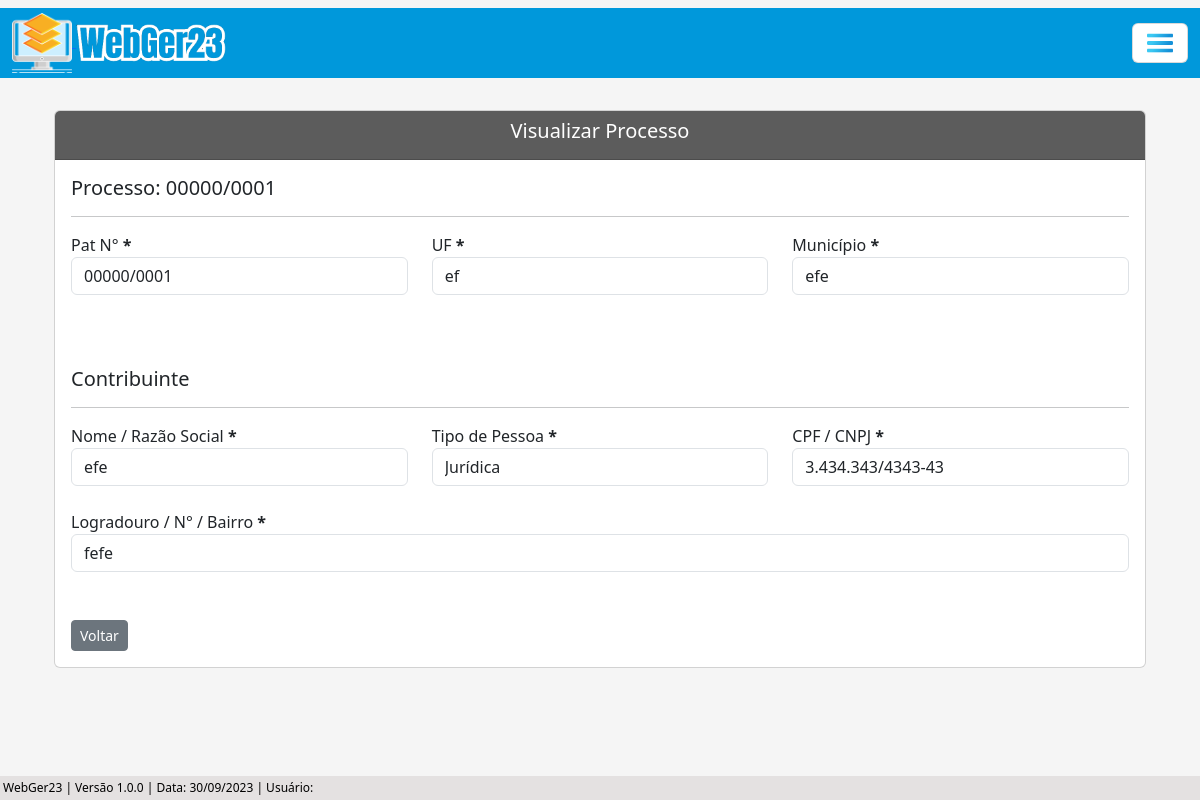
/visualizar/processo-adm/1/, run on the app's committed database.
### processo/models.py (models this page shows, shortened)
class Base(models.Model): # Classe base, será herdada pelas outras classes
    data_criacao = models.DateField('data_criação', auto_now_add=True)
    data_alteracao = models.DateField('Alterado', auto_now=True)
    ativo = models.BooleanField('Ativo?', default=True)
    class Meta:
        abstract = True

class ProcessoAdm(Base):
    tipo_pessoas = (
        ('Física', 'Física'), ('Jurídica', 'Jurídica'),
    )
    criador_processo_adm = models.ForeignKey(get_user_model(), verbose_name='Usuário Criador', on_delete=models.CASCADE) # Usuário que criou o processo, utilizando chave primária com o get_user_model do django, para utilizar o usuário logado automaticamente
    numero = models.CharField(unique=True, verbose_name='N°', max_length=10) # Número do processo
    municipio = models.CharField(max_length=50, verbose_name='Município') # Município
    uf = models.CharField(max_length=2) # UF
    data_inicial = models.DateField(blank=True, null=True) # Data Inicial do Período do processo
    data_final = models.DateField(blank=True, null=True) # Data final do Período do processo
    data_div_ativa = models.DateField(blank=True, null=True) # Data dívida ativa
    valor_atributo = models.CharField(max_length=14, blank=True, null=True)  # Valor do atributo
    valor_multa = models.CharField(max_length=14, blank=True, null=True) # Valor da multa
    valor_credito = models.CharField(max_length=14, blank=True, null=True) # Valor do crédito
    valor_atualizado = models.CharField(max_length=14, blank=True, null=True) # Valor do atualizado
    data_valor_atualizado = models.DateField(blank=True, null=True) # Data valor atualizado
    nome_contribuinte = models.CharField(max_length=50)  # Nome / Razão Social
    tipo_pessoa = models.CharField(max_length=50, choices=tipo_pessoas) # Física / Jurídica
    documento = models.CharField(max_length=20, verbose_name='CPF/CNPJ', unique=True) # CPF / CNPJ
    nome_fantasia = models.CharField(max_length=50, blank=True, null=True) # Nome Fantasia
    email = models.EmailField(max_length=50, blank=True, null=True) # E-mail
    endereco = models.CharField(max_length=150) # Rua
    complemento = models.CharField(max_length=50, blank=True, null=True) # Complemento
    municipio_contribuinte = models.CharField(max_length=50, blank=True, null=True) # Município Contribuinte
    uf_contribuinte = models.CharField(max_length=2, verbose_name='UF', blank=True, null=True) # UF Contribuinte
    cep = models.CharField(max_length=10, blank=True, null=True) # CEP
    telefone = models.CharField(max_length=20, blank=True, null=True) # Telefone
    celular = models.CharField(max_length=20, blank=True, null=True) # Celular

### processo/views.py (the view)
# urls.py: path('visualizar/processo-adm/<int:pk>/', ProcessoAdmView.as_view(), name='proc-adm-view'),
class ProcessoAdmView(TemplateView):
    template_name = 'processos/views/processo_adm_view.html'
    def get_context_data(self, **kwargs):
        processo_pk = self.kwargs.get('pk') # Pega a PK do processo através da URL
        context = super().get_context_data(**kwargs)
        context['dados_processo'] = ProcessoAdm.objects.filter(pk=processo_pk) # Filtra os dados do processo através da pk
        return context

### processo/templates/processos/views/processo_adm_view.html (shortened to what this page needs)
{% extends 'index.html' %}
{% load static %}
{% load widget_tweaks %}
{% block conteudo %}
    <div class="container p-4">
        <div class="card">
            <div class="card-header text-white" style="background-color: #5c5c5c;">
                <h5 style="text-align: center;">Visualizar Processo</h5>
            </div>
            <div class="card-body">
                {% for atributo in dados_processo %}
                    <h5>Processo: {{ atributo.numero }}</h5>
                    <hr>
                    <div class="row">
                        {% if atributo.numero %}
                            <div class="col">
                                <label for="numero">Pat N° <b>*</b></label>
                                <input type="text" class="form-control" value="{{ atributo.numero}}" readonly>
                            </div>
                        {% endif %}
                        {% if atributo.uf %}
                            <div class="col">
                                <label for="uf">UF <b>*</b></label>
                                <input type="text" class="form-control" value="{{ atributo.uf }}" readonly>
                            </div>
                        {% endif %}
                        {% if atributo.municipio %}
                            <div class="col">
                                <label for="municipio">Município <b>*</b></label>
                                <input type="text" class="form-control" value="{{ atributo.municipio }}" readonly>
                            </div>
                        {% endif %}
                    </div>
                    <br>
                    <br><br>
                    <h5>Contribuinte</h5>
                    <hr>
                    <div class="row">
                        {% if atributo.nome_contribuinte %}
                            <div class="col">
                                <label for="nome_contribuinte">Nome / Razão Social <b>*</b></label>
                                <input type="text" class="form-control" value="{{ atributo.nome_contribuinte }}" readonly>
                            </div>
                        {% endif %}
                        {% if atributo.tipo_pessoa %}
                            <div class="col">
                                <label for="tipo_pessoa">Tipo de Pessoa <b>*</b></label>
                                <input type="text" class="form-control" value="{{ atributo.tipo_pessoa }}" readonly>
                            </div>
                        {% endif %}
                        {% if atributo.documento %}
                            <div class="col">
                                <label for="documento">CPF / CNPJ <b>*</b></label>
                                <input type="text" class="form-control" value="{{ atributo.documento }}" readonly>
                            </div>
                        {% endif %}
                    </div>
                    <br>
                    <div class="row">
                        {% if atributo.endereco %}
                            <div class="col">
                                <label for="endereco">Logradouro / N° / Bairro <b>*</b></label>
                                <input type="text" class="form-control" value="{{ atributo.endereco }}" id="endereco" readonly>
                            </div>
                        {% endif %}
                    </div>
                    <br>
                    <br>
                    <a href="{% url 'proc-adm-list' %}" class="btn btn-secondary btn-sm">Voltar</a>
                {% endfor %}
            </div>
        </div>
    </div>
    <br><br>
{% endblock %}

### core/static/css/estilos.css (style rules this page uses)
body { background-color: whitesmoke; margin: 0; padding: 0; display: flex; flex-direction: column; min-height: 100vh; position: relative; }

### data on the page
ProcessoAdm: numero "00000/0001", uf "ef", municipio "efe", nome_contribuinte "efe", tipo_pessoa "Jurídica", documento "3.434.343/4343-43", endereco "fefe"
